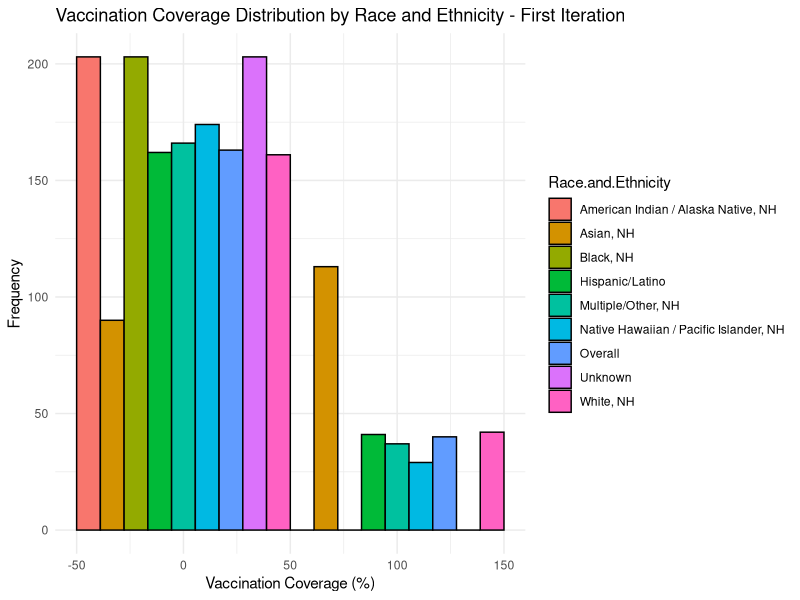
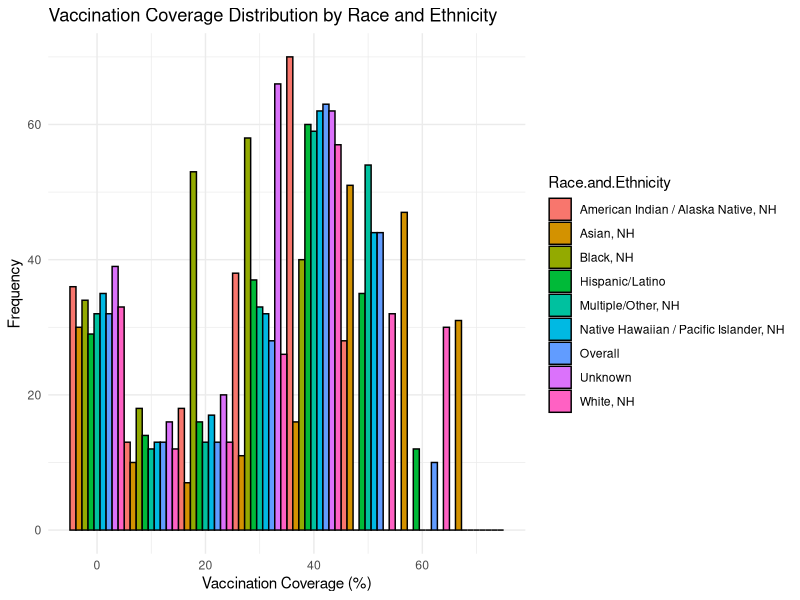
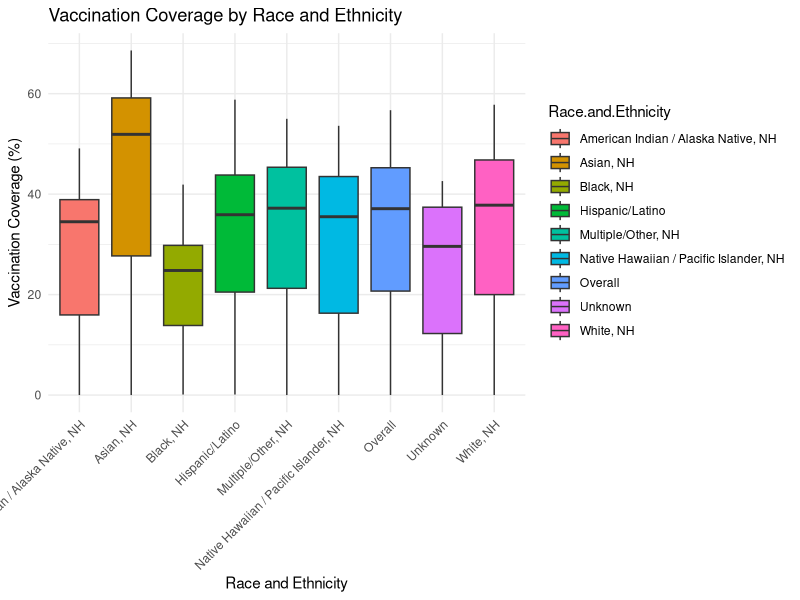
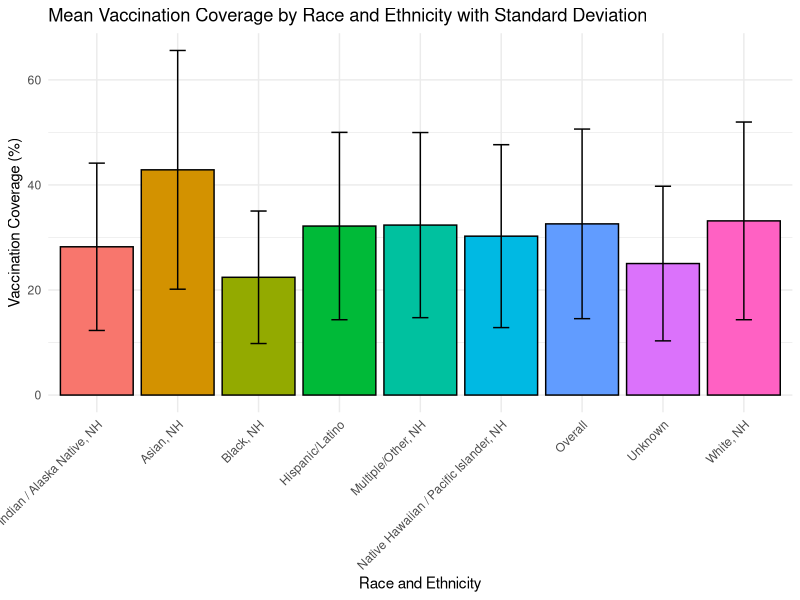
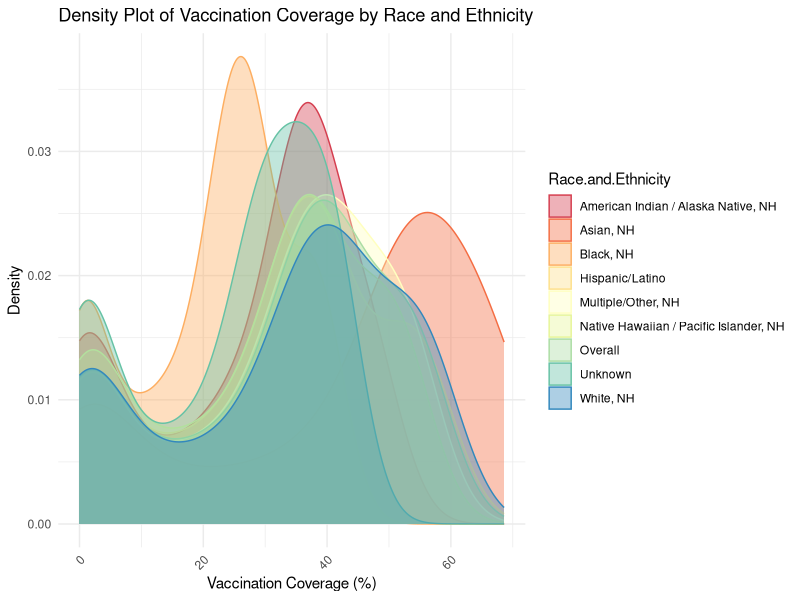
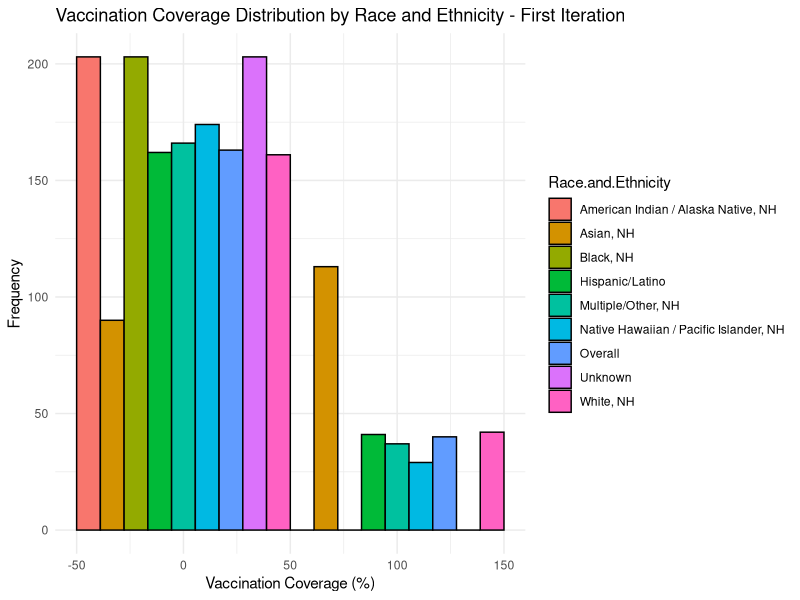
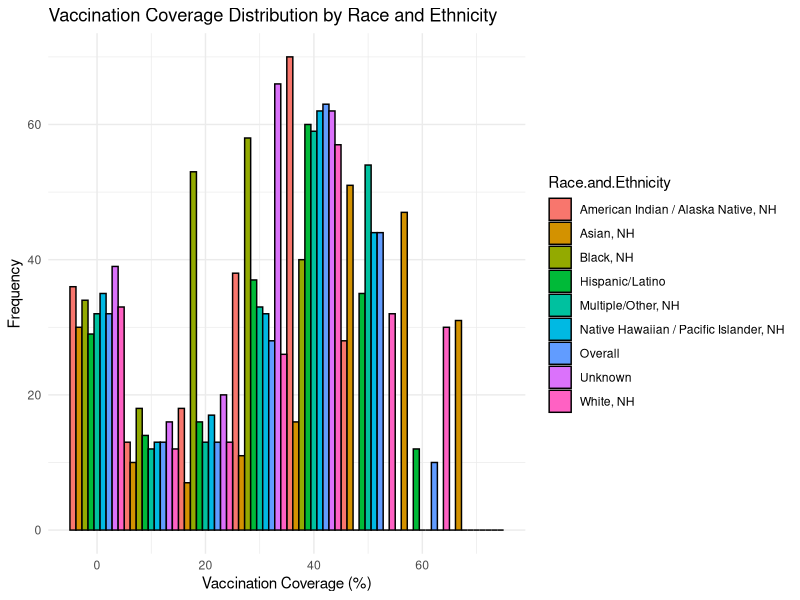
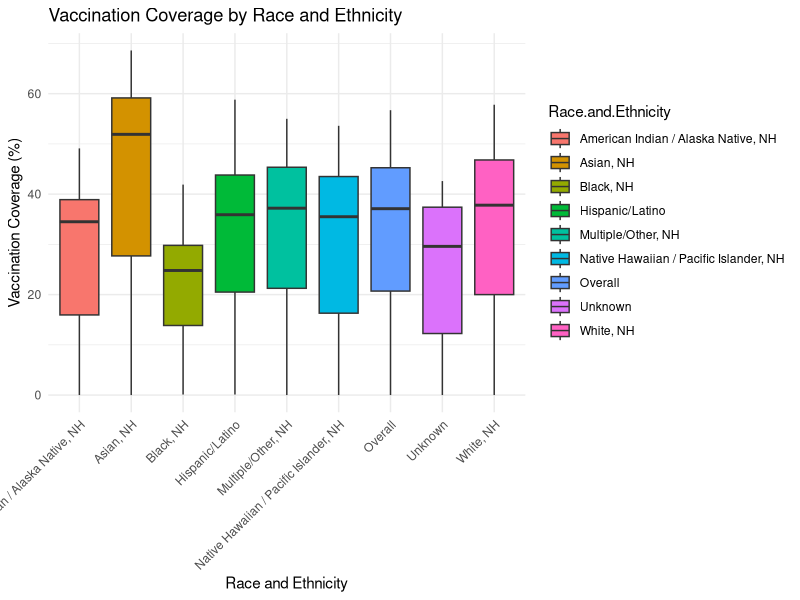

The R source for these figures, in order:
## ---- chunk 1
# Install the 'here' package 
# Set CRAN mirror globally
options(repos = c(CRAN = "https://cloud.r-project.org/"))
install.packages("here")

# Load necessary libraries
library(ggplot2)
library(dplyr)
library(here)  # Load the 'here' package

# Load the dataset using here::here() for the file path
data <- read.csv(here("cdcdata-exercise", "Weekly_Influenza_Vaccination_Coverage_Among_Pregnant_Women_18-49_Years__by_Race_and_Ethnicity_20250205.csv"))
## ---- chunk 2
# Visualize vaccination coverage by race and ethnicity
barplot1iteration = ggplot(data, aes(x = Percent, fill = Race.and.Ethnicity)) + 
    geom_histogram(binwidth = 100, color = "black", position = "dodge") +
    labs(title = "Vaccination Coverage Distribution by Race and Ethnicity - First Iteration",
         x = "Vaccination Coverage (%)",
         y = "Frequency") +
    theme_minimal()

# Save first iteration of barplot
figure_file = here("cdcdata-exercise","cdcdata-exercise-tables-graphs","barplot-coverage-by-race-first-iteration.png")
ggsave(filename = figure_file, plot=barplot1iteration)

barplot1iteration

# Print  first iteration of barplot
print("barplot-coverage-by-race-first-iteration.png")
## ---- chunk 3
# There is negative vaccination coverage (like -50%) appearing on histogram which doesn’t make sense in context. 
# Check for any negative values in the Percent column
negative_values <- data %>% filter(Percent < 0)
print(negative_values)

# Visualize vaccination coverage by race and ethnicity with updated BINS
updatedbins <- ggplot(data, aes(x = Percent, fill = Race.and.Ethnicity)) + 
    geom_histogram(binwidth = 10, color = "black", position = "dodge") +
    labs(title = "Vaccination Coverage Distribution by Race and Ethnicity",
         x = "Vaccination Coverage (%)",
         y = "Frequency") +
    theme_minimal()

updatedbins
## ---- chunk 4
#### ------- Making the Distributions ----- ###

# Summarize vaccination coverage by race and ethnicity
data_summary <- data %>%
    group_by(Race.and.Ethnicity) %>%
    summarize(avg_vaccination_coverage = mean(Percent, na.rm = TRUE))

# View the summary data
print(data_summary)

# Boxplot of vaccination coverage by race and ethnicity
boxplot1 = ggplot(data, aes(x = Race.and.Ethnicity, y = Percent, fill = Race.and.Ethnicity)) + 
    geom_boxplot() + 
    labs(title = "Vaccination Coverage by Race and Ethnicity",
         x = "Race and Ethnicity",
         y = "Vaccination Coverage (%)") +
    theme_minimal() +
    theme(axis.text.x = element_text(angle = 45, hjust = 1))  # Rotate x labels for better readability +
theme(
    panel.background = element_rect(fill = "white"),  # White background for the plot panel
    plot.background = element_rect(fill = "white")    # White background for the overall plot
)

boxplot1

#Save bloxplot1 
figure_file = here("cdcdata-exercise","cdcdata-exercise-tables-graphs","boxplot-coverage-by-race.png")
ggsave(filename = figure_file, plot=boxplot1)
## ---- chunk 5
# Summarize the data by Race and Ethnicity to calculate the mean and standard deviation
data_summary <- data %>%
    group_by(Race.and.Ethnicity) %>%
    summarize(
        avg_vaccination_coverage = mean(Percent, na.rm = TRUE),
        sd_vaccination_coverage = sd(Percent, na.rm = TRUE)
    )

# View the summary data
print(data_summary)

## ---- chunk 6
# Load necessary libraries
library(ggplot2)

# Create a bar plot showing the mean vaccination coverage with standard deviation as error bars
barplot1 = ggplot(data_summary, aes(x = Race.and.Ethnicity, y = avg_vaccination_coverage, fill = Race.and.Ethnicity)) +
    geom_bar(stat = "identity", color = "black", show.legend = FALSE) +  # Bar plot
    geom_errorbar(aes(ymin = avg_vaccination_coverage - sd_vaccination_coverage, 
                      ymax = avg_vaccination_coverage + sd_vaccination_coverage), 
                  width = 0.2) +  # Add error bars for SD
    labs(title = "Mean Vaccination Coverage by Race and Ethnicity with Standard Deviation",
         x = "Race and Ethnicity",
         y = "Vaccination Coverage (%)") +
    theme_minimal() +
    theme(axis.text.x = element_text(angle = 45, hjust = 1))  # Rotate x-axis labels for readability

barplot1

#Save barplot1 showing the mean vaccination coverage with sd error bars
figure_file = here("cdcdata-exercise","cdcdata-exercise-tables-graphs","barplot-meanwithsd-by-race.png")
ggsave(filename = figure_file, plot=barplot1)
## ---- chunk 7
#### To visualize the distribution of vaccination coverage (like a bell curve or a smooth curve) for each race/ethnicity group
# Load necessary libraries
library(ggplot2)
library(dplyr)

# Create a density plot for vaccination coverage by race/ethnicity
densityplot1 = ggplot(data, aes(x = Percent, fill = Race.and.Ethnicity, color = Race.and.Ethnicity)) +
    geom_density(alpha = 0.4) +  # alpha for transparency
    labs(title = "Density Plot of Vaccination Coverage by Race and Ethnicity",
         x = "Vaccination Coverage (%)",
         y = "Density") +
    theme_minimal() +
    theme(axis.text.x = element_text(angle = 45, hjust = 1)) +  # Rotate x labels for readability
    scale_fill_brewer(palette = "Spectral") +  # Custom color palette
    scale_color_brewer(palette = "Spectral")  # Custom color palette for lines

densityplot1

#Save density plot for vaccination coverage by race/ethnicity
figure_file = here("cdcdata-exercise","cdcdata-exercise-tables-graphs","density-plot-vaxcov-by-race.png")
ggsave(filename = figure_file, plot=densityplot1)
## ---- chunk 8
# Install the 'here' package 
# Set CRAN mirror globally
options(repos = c(CRAN = "https://cloud.r-project.org/"))
install.packages("here")

# Load necessary libraries
library(ggplot2)
library(dplyr)
library(here)  # Load the 'here' package

# Load the dataset using here::here() for the file path
data <- read.csv(here("cdcdata-exercise", "Weekly_Influenza_Vaccination_Coverage_Among_Pregnant_Women_18-49_Years__by_Race_and_Ethnicity_20250205.csv"))
## ---- chunk 9
# Visualize vaccination coverage by race and ethnicity
graph1iteration = ggplot(data, aes(x = Percent, fill = Race.and.Ethnicity)) + 
    geom_histogram(binwidth = 100, color = "black", position = "dodge") +
    labs(title = "Vaccination Coverage Distribution by Race and Ethnicity - First Iteration",
         x = "Vaccination Coverage (%)",
         y = "Frequency") +
    theme_minimal()

#Display 
print(graph1iteration)

# Save first iteration of barplot
figure_file = here("cdcdata-exercise","cdcdata-exercise-tables-graphs","barplot-coverage-by-race-first-iteration.png")
ggsave(filename = figure_file, plot=graph1iteration)

## ---- chunk 10
# There is negative vaccination coverage (like -50%) appearing on histogram which doesn’t make sense in context. 
# Check for any negative values in the Percent column
negative_values <- data %>% filter(Percent < 0)
print(negative_values)

# Visualize vaccination coverage by race and ethnicity with updated BINS
graph1betterbins = ggplot(data, aes(x = Percent, fill = Race.and.Ethnicity)) + 
    geom_histogram(binwidth = 10, color = "black", position = "dodge") +
    labs(title = "Vaccination Coverage Distribution by Race and Ethnicity",
         x = "Vaccination Coverage (%)",
         y = "Frequency") +
    theme_minimal()

#Display 
print(graph1betterbins)

# Save first iteration of barplot
figure_file = here("cdcdata-exercise","cdcdata-exercise-tables-graphs","barplot-coverage-by-race-final.png")
ggsave(filename = figure_file, plot=graph1betterbins)

## ---- chunk 11
#### ------- Making the Distributions ----- ###

# Summarize vaccination coverage by race and ethnicity
data_summary <- data %>%
    group_by(Race.and.Ethnicity) %>%
    summarize(avg_vaccination_coverage = mean(Percent, na.rm = TRUE))

# View the summary data
print(data_summary)

# Boxplot of vaccination coverage by race and ethnicity
boxplot1 = ggplot(data, aes(x = Race.and.Ethnicity, y = Percent, fill = Race.and.Ethnicity)) + 
    geom_boxplot() + 
    labs(title = "Vaccination Coverage by Race and Ethnicity",
         x = "Race and Ethnicity",
         y = "Vaccination Coverage (%)") +
    theme_minimal() +
    theme(axis.text.x = element_text(angle = 45, hjust = 1))  # Rotate x labels for better readability +
theme(
    panel.background = element_rect(fill = "white"),  # White background for the plot panel
    plot.background = element_rect(fill = "white")    # White background for the overall plot
)

#Display 
print(boxplot1)

#Save graph1 
figure_file = here("cdcdata-exercise","cdcdata-exercise-tables-graphs","bloxplot-coverage-by-race.png")
ggsave(filename = figure_file, plot=boxplot1)


## ---- chunk 12
# Summarize the data by Race and Ethnicity to calculate the mean and standard deviation

data$Denominator <- as.numeric(gsub(",", "", data$Denominator))


data_summary <- data %>%
    group_by(Race.and.Ethnicity) %>%
    summarize(
        avg_vaccination_coverage = mean(Percent, na.rm = TRUE),
        sd_vaccination_coverage = sd(Percent, na.rm = TRUE)
    )

# View the summary data
print(data_summary)

## ---- chunk 13
# Load necessary libraries
library(ggplot2)

# Create a bar plot showing the mean vaccination coverage with standard deviation as error bars
barplot1 = ggplot(data_summary, aes(x = Race.and.Ethnicity, y = avg_vaccination_coverage, fill = Race.and.Ethnicity)) +
    geom_bar(stat = "identity", color = "black", show.legend = FALSE) +  
  
    geom_errorbar(aes(ymin = avg_vaccination_coverage - sd_vaccination_coverage, 
                      ymax = avg_vaccination_coverage + sd_vaccination_coverage), 
                  width = 0.2) +  # Add error bars for SD
    labs(title = "Mean Vaccination Coverage by Race and Ethnicity with Standard Deviation",
         x = "Race and Ethnicity",
         y = "Vaccination Coverage (%)") +
    theme_minimal() +
    theme(axis.text.x = element_text(angle = 45, hjust = 1))  # Rotate x-axis labels for readability

#Save barplot1 showing the mean vaccination coverage with sd error bars
figure_file = here("cdcdata-exercise","cdcdata-exercise-tables-graphs","barplot-meanwithsd-by-race.png")
ggsave(filename = figure_file, plot=barplot1)

#Display 
print(barplot1)
## ---- chunk 14
#### To visualize the distribution of vaccination coverage (like a bell curve or a smooth curve) for each race/ethnicity group
# Load necessary libraries
library(ggplot2)
library(dplyr)

# Create a density plot for vaccination coverage by race/ethnicity
densityplot1 = ggplot(data, aes(x = Percent, fill = Race.and.Ethnicity, color = Race.and.Ethnicity)) +
    geom_density(alpha = 0.4) +  # alpha for transparency
    labs(title = "Density Plot of Vaccination Coverage by Race and Ethnicity",
         x = "Vaccination Coverage (%)",
         y = "Density") +
    theme_minimal() +
    theme(axis.text.x = element_text(angle = 45, hjust = 1)) +  # Rotate x labels for readability
    scale_fill_brewer(palette = "Spectral") +  # Custom color palette
    scale_color_brewer(palette = "Spectral")  # Custom color palette for lines

#Save density plot for vaccination coverage by race/ethnicity
figure_file = here("cdcdata-exercise","cdcdata-exercise-tables-graphs","density-plot-vaxcov-by-race.png")
ggsave(filename = figure_file, plot=densityplot1)

#Display 
print(densityplot1)
## ---- chunk 15
# First, need to understand distribution of race/ethcnitiy to replicate the denominator
denom_stats <- data %>%
  group_by(Race.and.Ethnicity) %>%
  summarise(
    mean_denominator = mean(Denominator, na.rm = TRUE),
    sd_denominator = sd(Denominator, na.rm = TRUE)
  )


# Define race/ethnicity groups
race_ethnicity <- c(
  "American Indian / Alaska Native, NH", "Asian, NH", "Black, NH", 
  "Hispanic/Latino", "Multiple/Other, NH", "Native Hawaiian / Pacific Islander, NH", 
  "Overall", "Unknown", "White, NH"
)

# Define the summary stats for mean and SD of Denominator (based on denom_stats)
summary_stats_denominator <- data.frame(
  Race.Ethnicity = c(
    "American Indian / Alaska Native, NH", "Asian, NH", "Black, NH", 
    "Hispanic/Latino", "Multiple/Other, NH", "Native Hawaiian / Pacific Islander, NH", 
    "Overall", "Unknown", "White, NH"
  ),
  mean_denominator = c(403.0788, 23625.3990, 15415.2266, 54375.3350, 7427.5222, 800.7389, 164107.4581, 11195.0443, 50865.1133),
  sd_denominator = c(86.13829, 4898.93053, 3671.98063, 11469.75194, 1540.13275, 169.41929, 34907.95658, 2441.36489, 11256.72535)
)

# Define the summary stats for vaccination coverage (avg and sd) (based on data_summary)
summary_stats_vaccination <- data.frame(
  Race.Ethnicity = c(
    "American Indian / Alaska Native, NH", "Asian, NH", "Black, NH", 
    "Hispanic/Latino", "Multiple/Other, NH", "Native Hawaiian / Pacific Islander, NH", 
    "Overall", "Unknown", "White, NH"
  ),
  avg_vaccination_coverage = c(28.22759, 42.87931, 22.42167, 32.17389, 32.35961, 30.25074, 32.58966, 25.03744, 33.15911),
  sd_vaccination_coverage = c(15.92859, 22.72488, 12.61283, 17.83555, 17.62178, 17.41049, 18.04427, 14.71800, 18.81666)
)

# First, create date range from late November to early February
flu_season_dates <- seq(as.Date("2023-11-01"), as.Date("2024-02-01"), by = "week")

# Create an empty data frame for synthetic data
n_observations <- length(flu_season_dates) * length(race_ethnicity)
synthetic_data <- data.frame(
  Vaccination.Coverage = numeric(n_observations),  
  Flu.Season = as.Date(rep(NA, n_observations)),   
  Denominator = numeric(n_observations),           
  Race.Ethnicity = character(n_observations)       
)

# Populate the synthetic data frame with combinations of flu season dates and race/ethnicity
row_index <- 1

# Set seed for reproducibility
set.seed(123) 

for (week_date in flu_season_dates) {
  for (race in race_ethnicity) {
    # Get the mean and SD for the current race/ethnicity for Denominator
    race_stats_denominator <- summary_stats_denominator[summary_stats_denominator$Race.Ethnicity == race, ]
    
    # Generate a random population count from the normal distribution for Denominator
    denominator_value <- max(0, rnorm(1, race_stats_denominator$mean_denominator, race_stats_denominator$sd_denominator))
    
    # Get the mean and SD for the current race/ethnicity for Vaccination Coverage
    race_stats_vaccination <- summary_stats_vaccination[summary_stats_vaccination$Race.Ethnicity == race, ]
    
    # Calculate the week number (starting from 1 for the first week in the narrowed date range)
    week_number <- which(flu_season_dates == week_date)
    
    # Gradual increase for vaccination coverage across weeks
    # Calculate the incremental change based on the week number
    vaccination_coverage_growth <- race_stats_vaccination$avg_vaccination_coverage + (week_number - 1) * (100 - race_stats_vaccination$avg_vaccination_coverage) / (length(flu_season_dates) - 1)
    
    # Add noise based on the mean and standard deviation for vaccination coverage
    vaccination_coverage <- rnorm(1, vaccination_coverage_growth, race_stats_vaccination$sd_vaccination_coverage)
    
    # Ensure vaccination coverage stays between 0% and 100%
    vaccination_coverage <- min(max(0, vaccination_coverage), 100)
    
    # Assign values to the synthetic data frame
    synthetic_data[row_index, "Flu.Season"] <- week_date
    synthetic_data[row_index, "Race.Ethnicity"] <- race
    synthetic_data[row_index, "Denominator"] <- denominator_value
    synthetic_data[row_index, "Vaccination.Coverage"] <- vaccination_coverage
    
    row_index <- row_index + 1
  }
}

# View the first few rows of the synthetic data frame
head(synthetic_data)



## ---- chunk 16
# Create summary stats
data_synthetic_summary <- synthetic_data %>%
    group_by(Race.Ethnicity) %>%
    summarize(
        avg_vaccination_coverage = mean(Vaccination.Coverage, na.rm = TRUE),
        sd_vaccination_coverage = sd(Vaccination.Coverage, na.rm = TRUE)
    )

head(data_synthetic_summary)


# Visualize vaccination coverage by race and ethnicity with updated BINS
graph2 = ggplot(synthetic_data, aes(x = Vaccination.Coverage, fill = Race.Ethnicity)) + 
    geom_histogram(binwidth = 10, color = "black", position = "dodge") +
    labs(title = "Vaccination Coverage Distribution by Race and Ethnicity",
         x = "Vaccination Coverage (%)",
         y = "Frequency") +
    theme_minimal()

#Display 
print(graph2)


# Create a bar plot showing the mean vaccination coverage with standard deviation as error bars
barplot2 = ggplot(data_synthetic_summary, aes(x = Race.Ethnicity, y = avg_vaccination_coverage, fill = Race.Ethnicity)) +
    geom_bar(stat = "identity", color = "black", show.legend = FALSE) +  
  
    geom_errorbar(aes(ymin = avg_vaccination_coverage - sd_vaccination_coverage, 
                      ymax = avg_vaccination_coverage + sd_vaccination_coverage), 
                  width = 0.2) +  
    labs(title = "Mean Vaccination Coverage by Race and Ethnicity with Standard Deviation",
         x = "Race and Ethnicity",
         y = "Vaccination Coverage (%)") +
    theme_minimal() +
    theme(axis.text.x = element_text(angle = 45, hjust = 1))  
#Display
print(barplot2)

# Create graph like how it was for the real data
densityplot2 = ggplot(synthetic_data, aes(x = Vaccination.Coverage, fill = Race.Ethnicity, color = Race.Ethnicity)) +
  geom_density(alpha = 0.4) +  
  labs(title = "Density Plot of Vaccination Coverage by Race and Ethnicity (Synthetic Data)",
       x = "Vaccination Coverage (%)",
       y = "Density") +
  theme_minimal() +
  theme(axis.text.x = element_text(angle = 45, hjust = 1)) +  
  scale_fill_brewer(palette = "Spectral") +  
  scale_color_brewer(palette = "Spectral")  

#Display 
print(densityplot2)

